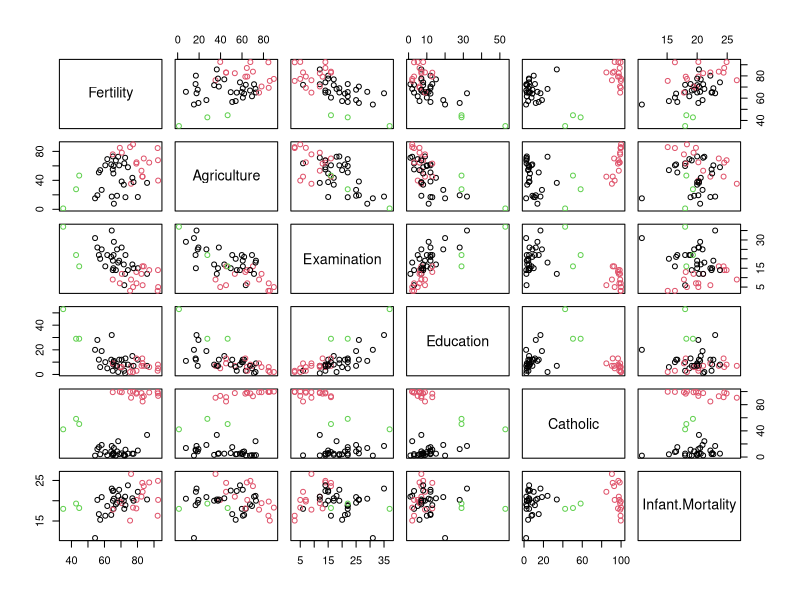
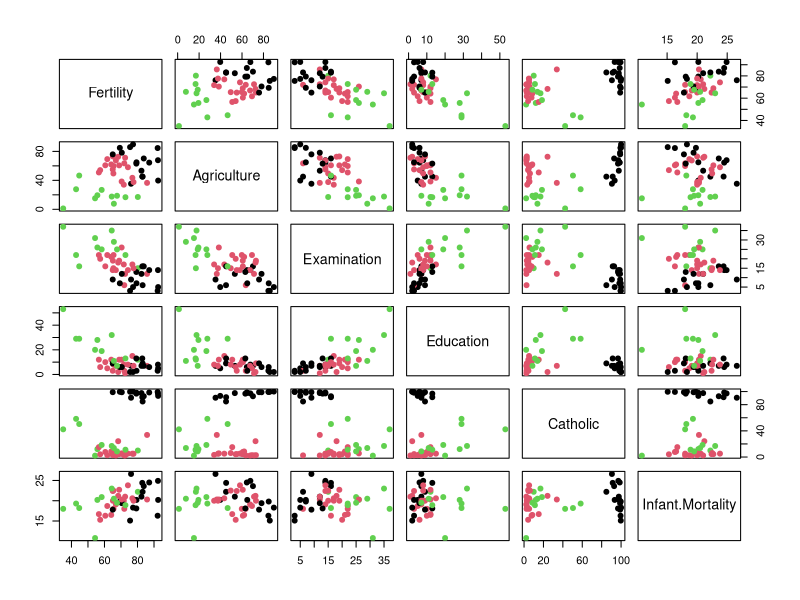
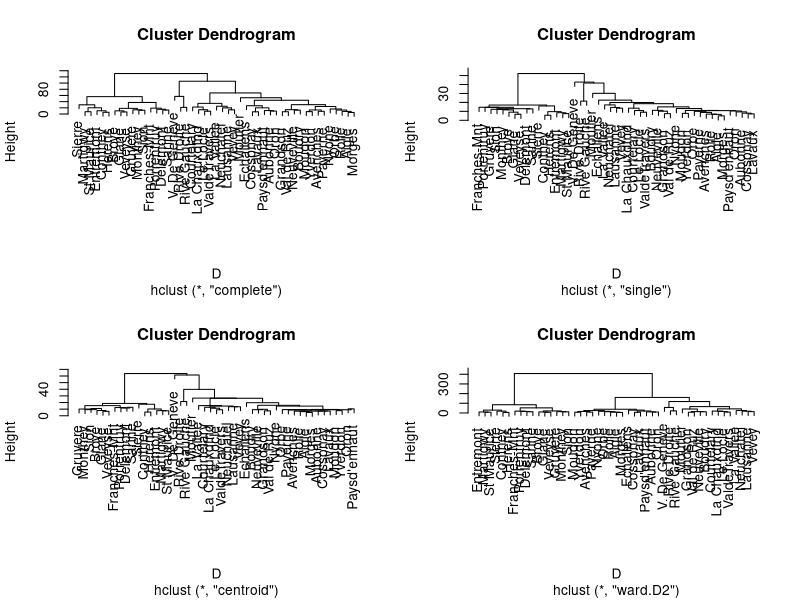
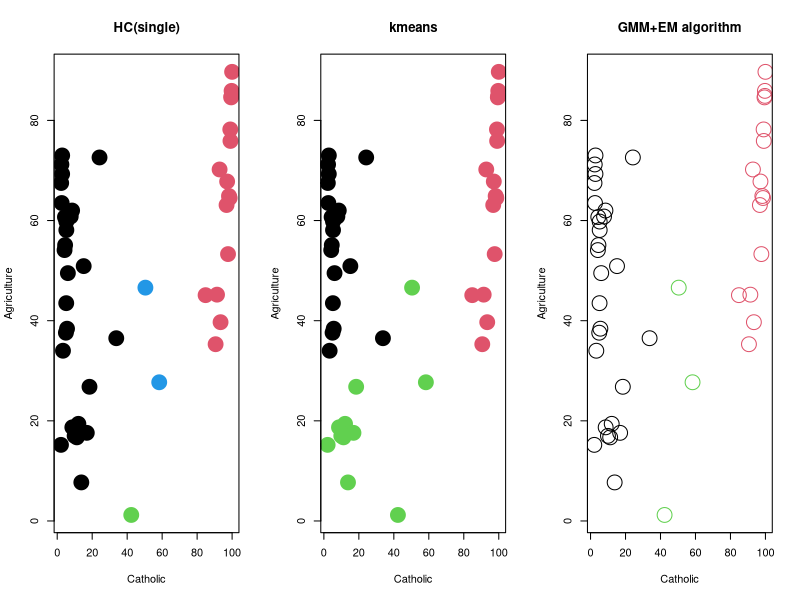

The R script that drew these images, in order:
## ---- chunk 1
#install.packages("mclust")
library(mclust)
## ---- chunk 2
?Mclust
## ---- chunk 3
data(swiss)
out=Mclust(swiss)
plot(swiss, col=out$classification)
## ---- chunk 4
out$parameters
## ---- chunk 5
out$loglik
## ---- chunk 6
out5 = kmeans(swiss, centers=3, nstart=10)
plot(swiss, col=out5$cluster, pch=19)
## ---- chunk 7

library(class)
?hclust
D = dist(swiss)

par(mfrow=c(2,2))
hc1 = hclust(D, method="complete"); plot(hc1)
hc2 = hclust(D, method="single"); plot(hc2)
hc3 = hclust(D, method="centroid"); plot(hc3)
hc4 = hclust(D, method="ward.D2");plot(hc4)
## ---- chunk 8

# Comparison with kmeans and hclust 
par(mfrow=c(1,3))
hc = hclust(D, method="single"); out.hc=cutree(hc, 4)
plot(swiss[,c(5,2)], col=out.hc, pch=19, cex=3, main="HC(single)")
out.km = kmeans(swiss, centers=3, nstart=10)
plot(swiss[,c(5,2)], col=out.km$cluster, pch=19, cex=3, main="kmeans")
plot(swiss[,c(5,2)], col=out$class, phc=19, cex=3, main="GMM+EM algorithm")
